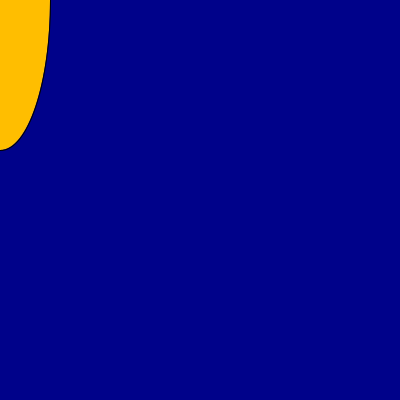
Frame 1 (no input)
Frame 60 (the mouse pressed at the canvas centre just before this capture): identical to frame 1, image omitted
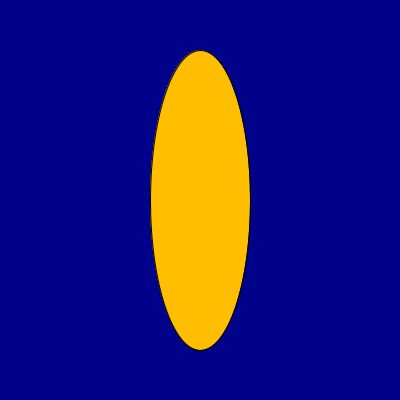
Frame 120 (the mouse held since frame 60 and released just before this capture)

The Processing sketch that drew these frames (run headless with seeded random() and noise(); from frame 60 on, the mouse is pressed at the canvas centre):

// Processing sketch: processing_37147
// ── processing_37147.pde

void setup () {
  size (400,400) ;
  
}

  void draw () {
    background (650) ;
    fill (700, 190, 0) ;
    ellipse (mouseX, mouseY, 100, 300) ; //this is a circle affected by mouse
  }
  
  
  
  
